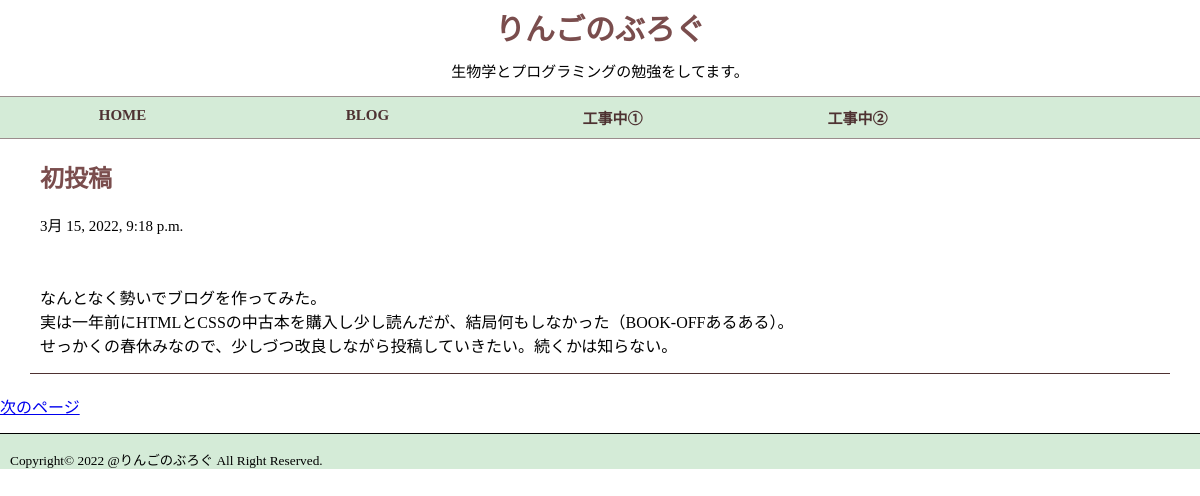
Screenshot of /post/11/ with the database file from the repository.
### blog/models.py (models this page shows, shortened)
class Post(models.Model):
    author = models.ForeignKey(settings.AUTH_USER_MODEL, on_delete=models.CASCADE)
    title = models.CharField(max_length=200)
    text = models.TextField()
    create_date = models.DateTimeField(default=timezone.now)
    published_date = models.DateTimeField(blank=True, null=True)

### blog/views.py (the view)
# urls.py: path('post/<int:pk>/', views.post_detail, name='post_detail'),
def post_detail(request, pk):
    post = get_object_or_404(Post, pk=pk)
    return render(request, 'blog/post_detail.html', {'post': post})

### blog/templates/blog/post_detail.html (shortened to what this page needs)
{% extends 'blog/base.html' %}
{% block content %}
    <div class="post">
        <h2 class="blog-title">{{ post.title }}</h2>
        {% if post.published_date %}
            <div class="date">
                {{ post.published_date }}
            </div>
        {% endif %}
        <p id="detail">{{ post.text|linebreaksbr }}</p>
    </div>
{% endblock %}
{% block next %}
    <div class="next-page">
        <a href="{% url 'post_detail' pk=post.pk %}">次のページ</a>
    </div>
{% endblock %}

### blog/static/css/blog.css (style rules this page uses)
h2 { color: #7a4d4d; }
body { font-family: "MS Pゴシック" ; margin: 0px; }
.post { margin-top: 10px; padding-left: 10px; padding-right: 10px; background-color: #ffffff; border-bottom: solid 1px #4e3232; }
.date { font-size: 15px; }
#detail { margin-top: 50px; }

### rows the page displays
Post: title "初投稿", published_date "3月 15, 2022, 9:18 p.m.", text "なんとなく勢いでブログを作ってみた。 実は一年前にHTMLとCSSの中古本を購入し少し読んだが、結局何もしなかった（BOOK-OFFあるある）。 せっかくの春休みなので、少しづつ改良しながら投稿していきたい。続くかは知らない。"
